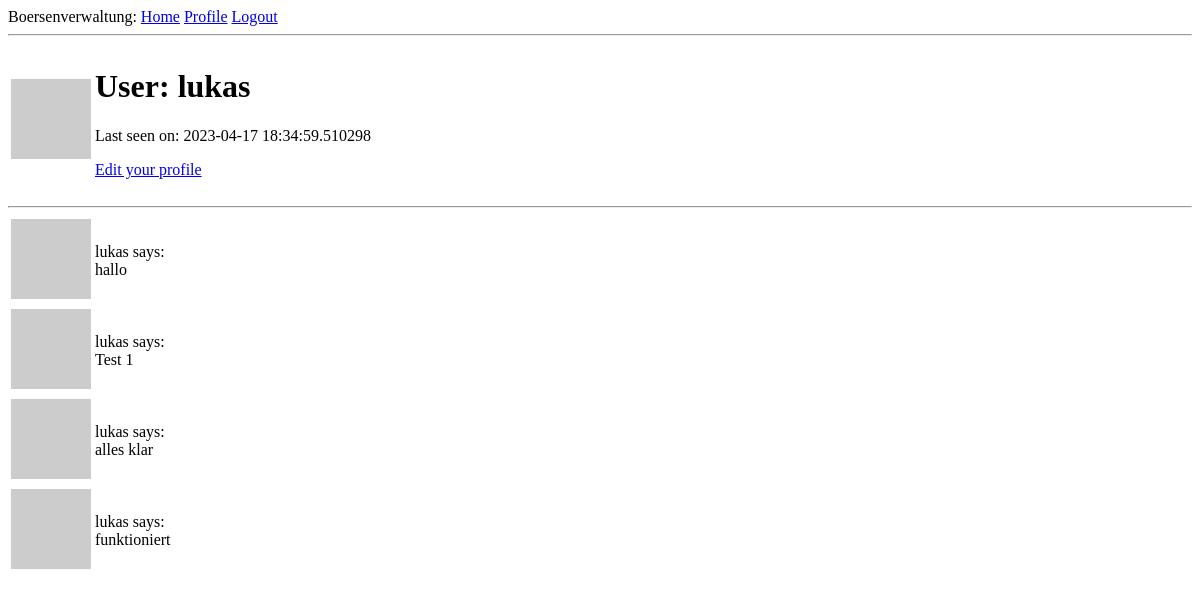
Page /user/lukas (signed in) on the earlier database version.
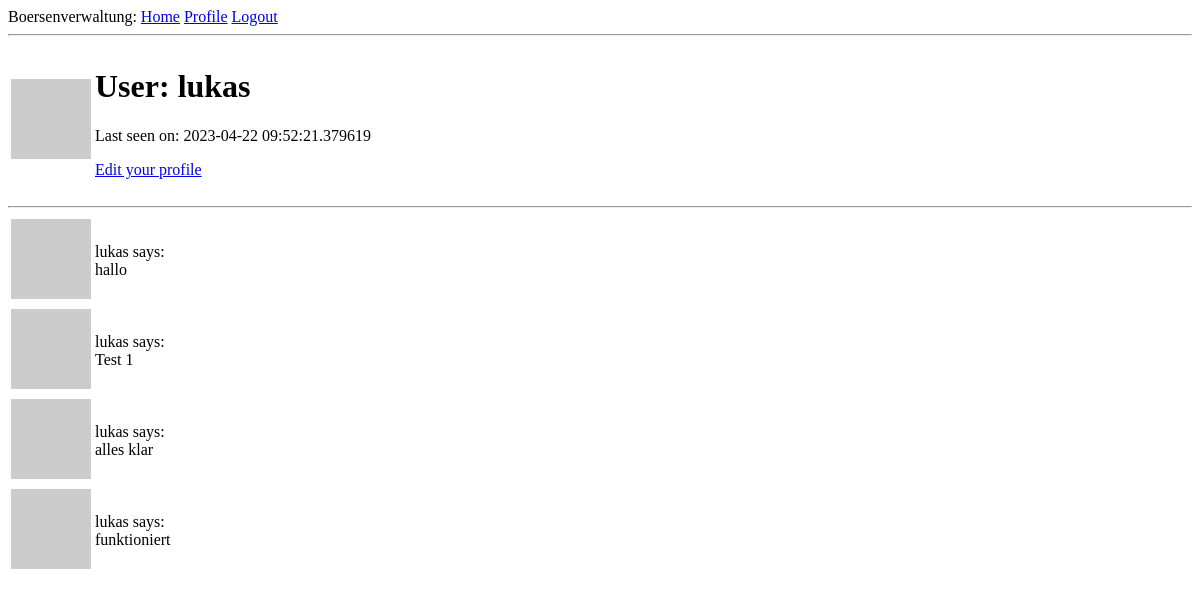
Same page on the later database version.
### app/models.py (models this page shows, shortened)
class User(UserMixin, db.Model):
    id = db.Column(db.Integer, primary_key=True)
    username = db.Column(db.String(64), index=True, unique=True)
    email = db.Column(db.String(120), index=True, unique=True)
    password_hash = db.Column(db.String(128))
    posts = db.relationship('Post', backref='author', lazy='dynamic')
    about_me = db.Column(db.String(140))
    last_seen = db.Column(db.DateTime, default=datetime.utcnow)
    def avatar(self, size):
        digest = md5(self.email.lower().encode('utf-8')).hexdigest()
        return 'https://www.gravatar.com/avatar/{}?d=identicon&s={}'.format(
            digest, size)

class Post(db.Model):
    id = db.Column(db.Integer, primary_key=True)
    body = db.Column(db.String(140))
    timestamp = db.Column(db.DateTime, index=True, default=datetime.utcnow)
    user_id = db.Column(db.Integer, db.ForeignKey('user.id'))

### app/routes.py (the view)
@app.route('/user/<username>')
@login_required
def user(username):
    user = User.query.filter_by(username=username).first_or_404()
    posts = Post.query.all()
    return render_template('user.html', user=user, posts=posts)

### app/models.py (called while the page is built)
@login.user_loader
def load_user(id):
    return User.query.get(int(id))

### app/routes.py (called while the page is built)
@app.before_request
def before_request():
    if current_user.is_authenticated:
        current_user.last_seen = datetime.utcnow()
        db.session.commit()

### app/templates/user.html (shortened to what this page needs)
{% extends "base.html" %}
{% block content %}
    <table>
        <tr>
            <td><img class = "top" src="{{ user.avatar(128) }}" alt="link"></td>
            <td>
                <h1>User: {{ user.username }}</h1>
                {% if user.last_seen %}<p>Last seen on: {{ user.last_seen }}</p>{% endif %}
                {% if user == current_user %}
                    <p><a href="{{ url_for('edit_profile') }}">Edit your profile</a></p>
                {% endif %}
            </td>
        </tr>
    </table>
    <hr>
    {% for post in posts %}
        {% include '_post.html' %}
    {% endfor %}
{% endblock %}

### app/templates/base.html (shortened to what this page needs)
<!DOCTYPE html>
<html>
    <head>
    </head>
    <body>
        <div>
            Boersenverwaltung:
            <a href="{{ url_for('index') }}">Home</a>
            {% if current_user.is_anonymous %}
            <a href="{{ url_for('login') }}">Login</a>
            {% else %}
            <a href="{{ url_for('user', username=current_user.username) }}">Profile</a>
            <a href="{{ url_for('logout') }}">Logout</a>
            {% endif %}
        </div>
        <hr>
        {% block content %}{% endblock %}
    </body>
</html>

### app/templates/_post.html
<table>
    <tr>
        <td><img class = "top" src="{{ post.author.avatar(36) }}"></td>
        <td>{{ post.author.username }} says: <br>{{ post.body }}</td>
    </tr>
</table>

Differences in the rows shown:
changed User "lukas": last_seen "2023-04-17 18:34:59.510298" → "2023-04-22 09:52:21.379619"
